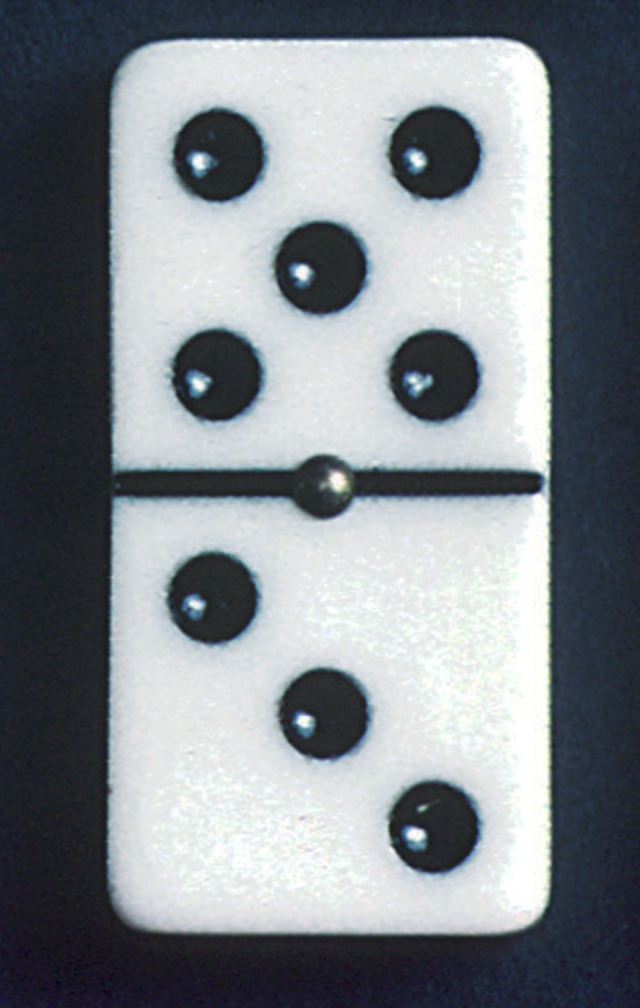
#> input picture aps3-butterfly/parte3/domino.jpg, 640 x 1008 px, given in place of dominoes.mp4, which was not available
$ python parte3.py
#> lines starting #> are read from the running program, lines starting #| are printed output that depends on the picture; after the words box and inside, x2 and y2 are one past the last pixel; in counts of white or black regions, pixels touching at a corner belong together; pictures that were not available may be replaced by others from this repository, and a replacement may not be noted
#!/usr/bin/python3
# -*- coding: utf-8 -*-

# Este NÃO é um programa ROS

from __future__ import print_function, division

import cv2
import os,sys, os.path
import numpy as np

print("Rodando Python versão ", sys.version)
print("OpenCV versão: ", cv2.__version__)
print("Diretório de trabalho: ", os.getcwd())

# Arquivos necessários
# Baixe o arquivo em:
# https://github.com/Insper/robot20/blob/master/media/dominoes.mp4

video = "dominoes.mp4"


if __name__ == "__main__":

    # Inicializa a aquisição da webcam
    cap = cv2.VideoCapture(video)


    print("Se a janela com a imagem não aparecer em primeiro plano dê Alt-Tab")

    while(True):
        # Capture frame-by-frame
        ret, frame = cap.read()
#> frame is the input picture: shape (1008, 640, 3); mean B, G, R 139.1, 133.5, 127.8

        if ret == False:
            #print("Codigo de retorno FALSO - problema para capturar o frame")
            cap.set(cv2.CAP_PROP_POS_FRAMES, 0)
            continue
            #sys.exit(0)

        # Our operations on the frame come here
        rgb = cv2.cvtColor(frame, cv2.COLOR_BGR2RGB)
        hsv = cv2.cvtColor(frame, cv2.COLOR_BGR2HSV)
#> hsv: shape (1008, 640, 3); mean H, S, V 99.6, 42.6, 139.8
        gray = cv2.cvtColor(frame, cv2.COLOR_BGR2GRAY)
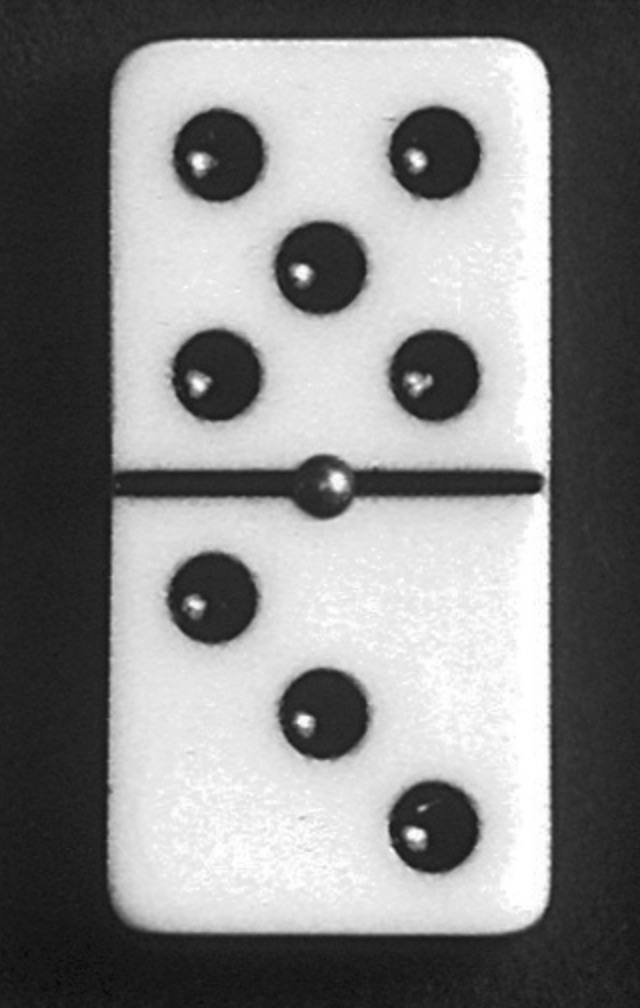
#> gray: shape (1008, 640); min 7, max 255, mean 132.5

        # Segmenta o branco
        branco_min = np.array([0, 0, 200])
        branco_max = np.array([int(360/2), 50, 255])

        mask_white = cv2.inRange(hsv, branco_min, branco_max)
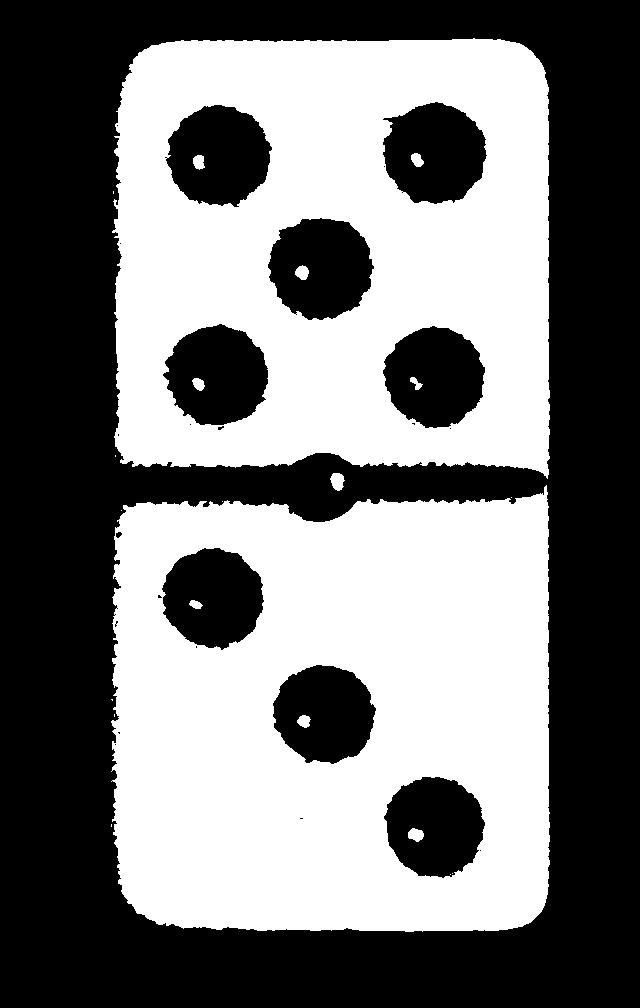
#> mask_white: shape (1008, 640); 46.9% white; 21 white regions (10 under 20 px), largest, box (x1, y1, x2, y2) and area: (111, 485, 550, 932) 159690, (112, 38, 550, 479) 141572, (330, 473, 345, 491) 193

        # Morph para remover ruídos
        kernel = np.ones((5,5),np.uint8)
        mask_white = cv2.morphologyEx(mask_white, cv2.MORPH_OPEN, kernel)
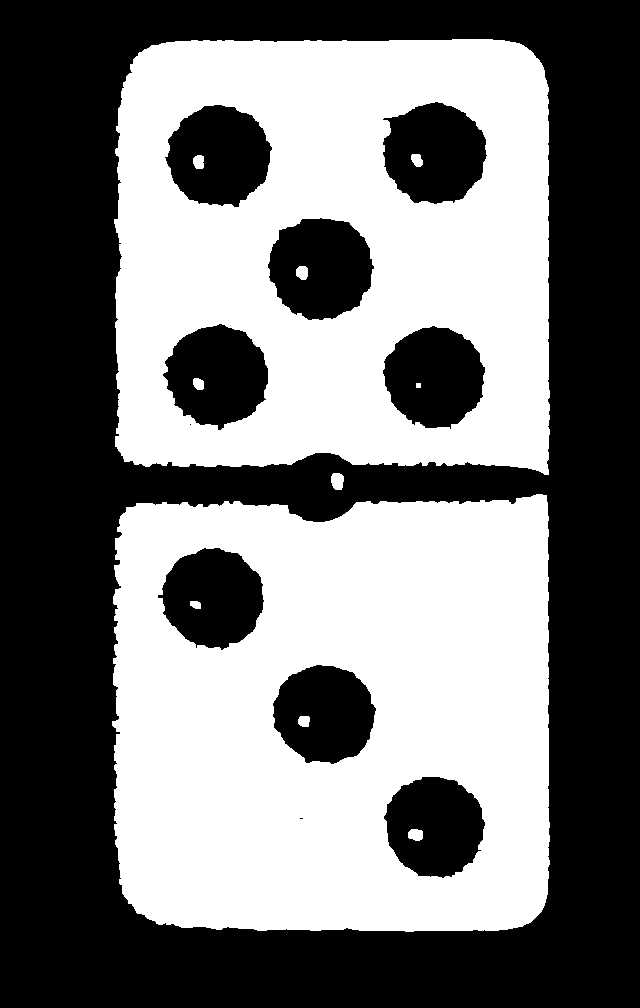
#> mask_white: shape (1008, 640); 46.7% white; 11 white regions

        # Encontra os dois contornos maiores brancos
        contornos_mask = mask_white.copy()
        contornos, _ = cv2.findContours(contornos_mask, cv2.RETR_TREE, cv2.CHAIN_APPROX_SIMPLE)
#> contornos = 21 contours, 3 with area under 20; largest, box (x1, y1, x2, y2) and area: (112, 494, 550, 932) 181671, (114, 39, 550, 475) 180551, (267, 217, 375, 321) 8466, (382, 101, 488, 205) 8245, (164, 104, 273, 208) 8244

        contornosSorted = sorted(contornos, key=cv2.contourArea, reverse=True)
#> contornosSorted has the same summary as contornos

        domino_numeros = []
        # Pega os dois maiores e crop em duas imagens
        for i in [0, 1]:
            x, y, w, h = cv2.boundingRect(contornosSorted[i])
            cv2.rectangle(frame, (x, y), (x+w, y+h), (0, 255, 0), 2)
            # Separa em duas imagens
            crop = contornos_mask[y:y+h, x:x+w]
            # Segmenta o preto no crop
            contornos_preto, _ = cv2.findContours(crop, cv2.RETR_TREE, cv2.CHAIN_APPROX_NONE)
            # Filtra por contornos com area > 100
            contornos_filtered = filter(lambda c: cv2.contourArea(c) > 100, contornos_preto)
            # Put number on the image
            domino_numeros.append(len(list(contornos_filtered))-1)


            cv2.imshow(f"Parte {i+1}", crop)
#> this loop made 2 passes
#> (x, y, w, h) on passes 1 to 2: (112, 494, 438, 438), (114, 39, 436, 436)
#> pass 1, `crop = contornos_mask[y:y+h, x:x+w]`:
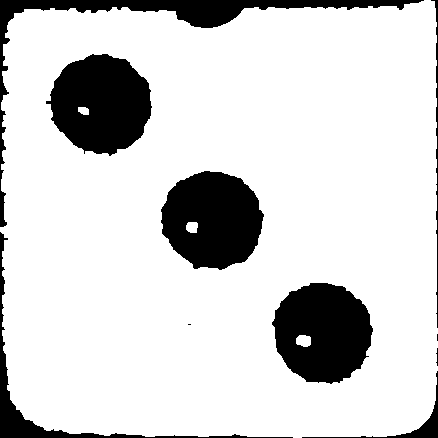
#> crop: shape (438, 438); 83.2% white; 10 black regions (2 under 20 px), largest, box (x1, y1, x2, y2) and area: (46, 54, 152, 156) 7765, (161, 171, 264, 270) 7635, (272, 283, 373, 384) 7615
#> pass 2, `crop = contornos_mask[y:y+h, x:x+w]`:
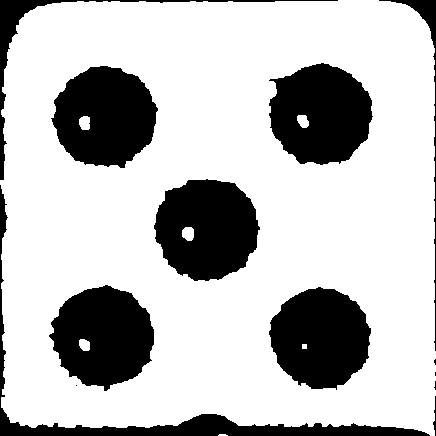
#> crop: shape (436, 436); 74.5% white; 13 black regions (4 under 20 px), largest, box (x1, y1, x2, y2) and area: (154, 179, 260, 281) 8161, (269, 63, 373, 165) 7960, (51, 66, 158, 168) 7952
#> after the loop:
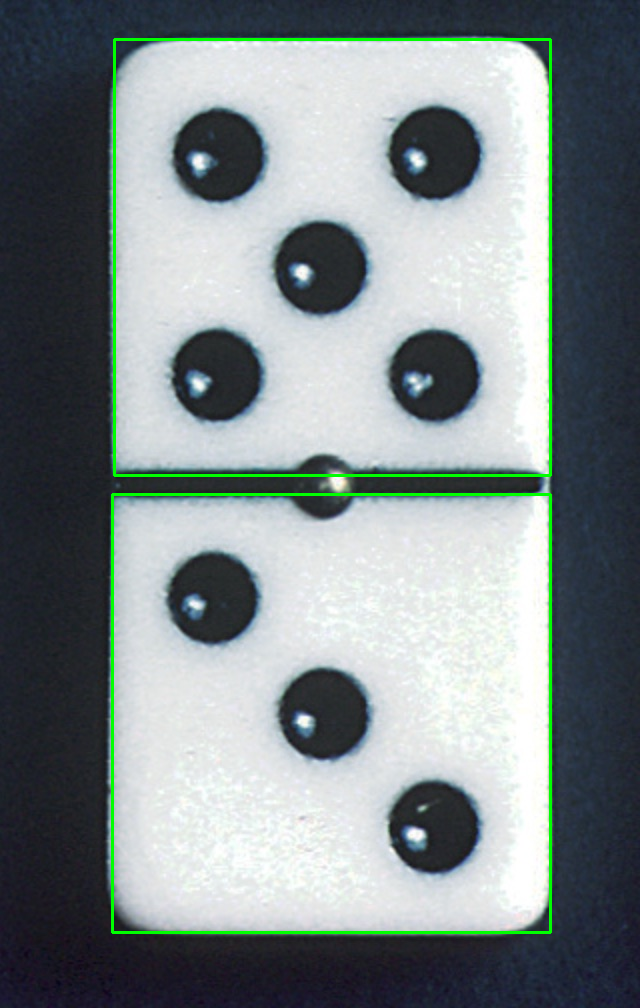
#> frame: shape (1008, 640, 3); 1.62% of pixels changed, all inside (x1, y1, x2, y2) = (111, 38, 552, 934)
#> after the loop, domino_numeros = [4, 8]
        cv2.putText(frame, f"{domino_numeros[1]} x {domino_numeros[0]}", (10, 30), cv2.FONT_HERSHEY_SIMPLEX, 1, (0, 255, 0), 2)
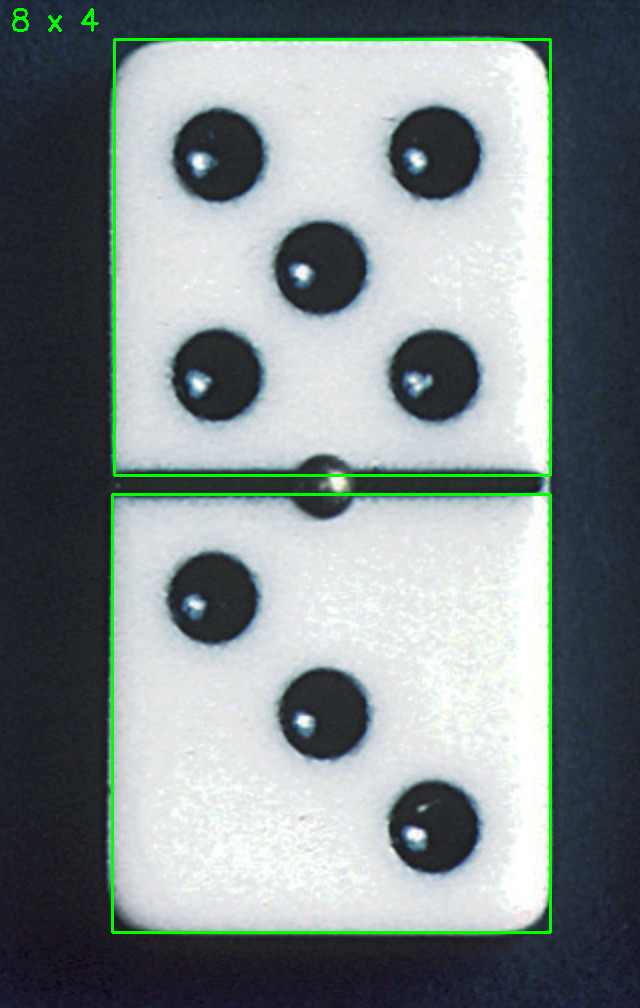
#> frame: shape (1008, 640, 3); 0.07% of pixels changed, all inside (x1, y1, x2, y2) = (12, 8, 99, 32)
        # NOTE que em testes a OpenCV 4.0 requereu frames em BGR para o cv2.imshow
        cv2.imshow('imagem', frame)

        if cv2.waitKey(1) & 0xFF == ord('q'):
#> (key q is pressed here)
            break

    # When everything done, release the capture
    cap.release()
    cv2.destroyAllWindows()
